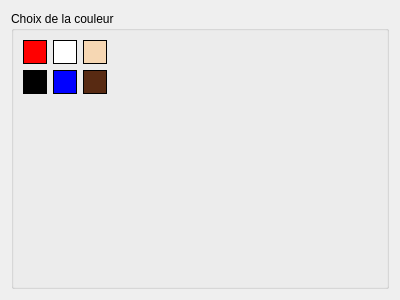
<?xml version="1.0" encoding="UTF-8"?>
<ui version="4.0">
 <class>CChooseColorDialog</class>
 <widget class="QDialog" name="CChooseColorDialog">
  <property name="geometry">
   <rect>
    <x>0</x>
    <y>0</y>
    <width>400</width>
    <height>300</height>
   </rect>
  </property>
  <property name="windowTitle">
   <string>Choix de la couleur</string>
  </property>
  <layout class="QVBoxLayout" name="verticalLayout">
   <item>
    <widget class="QGroupBox" name="groupBox">
     <property name="title">
      <string>Choix de la couleur</string>
     </property>
     <layout class="QGridLayout" name="gridLayout">
      <item row="1" column="0">
       <widget class="CColorLabel" name="lblBlack">
        <property name="sizePolicy">
         <sizepolicy hsizetype="Fixed" vsizetype="Fixed">
          <horstretch>0</horstretch>
          <verstretch>0</verstretch>
         </sizepolicy>
        </property>
        <property name="minimumSize">
         <size>
          <width>24</width>
          <height>24</height>
         </size>
        </property>
        <property name="maximumSize">
         <size>
          <width>24</width>
          <height>24</height>
         </size>
        </property>
        <property name="styleSheet">
         <string notr="true">border: 1px solid black;
background-color: black;
color: black;</string>
        </property>
        <property name="text">
         <string>0</string>
        </property>
       </widget>
      </item>
      <item row="0" column="3">
       <spacer name="horizontalSpacer">
        <property name="orientation">
         <enum>Qt::Horizontal</enum>
        </property>
        <property name="sizeHint" stdset="0">
         <size>
          <width>40</width>
          <height>20</height>
         </size>
        </property>
       </spacer>
      </item>
      <item row="0" column="0">
       <widget class="CColorLabel" name="lblRed">
        <property name="sizePolicy">
         <sizepolicy hsizetype="Fixed" vsizetype="Fixed">
          <horstretch>0</horstretch>
          <verstretch>0</verstretch>
         </sizepolicy>
        </property>
        <property name="minimumSize">
         <size>
          <width>24</width>
          <height>24</height>
         </size>
        </property>
        <property name="maximumSize">
         <size>
          <width>24</width>
          <height>24</height>
         </size>
        </property>
        <property name="styleSheet">
         <string notr="true">border: 1px solid black;
background-color: red;
color: red;</string>
        </property>
        <property name="text">
         <string>4</string>
        </property>
       </widget>
      </item>
      <item row="2" column="0">
       <spacer name="verticalSpacer">
        <property name="orientation">
         <enum>Qt::Vertical</enum>
        </property>
        <property name="sizeHint" stdset="0">
         <size>
          <width>20</width>
          <height>40</height>
         </size>
        </property>
       </spacer>
      </item>
      <item row="0" column="1">
       <widget class="CColorLabel" name="lblWhite">
        <property name="sizePolicy">
         <sizepolicy hsizetype="Fixed" vsizetype="Fixed">
          <horstretch>0</horstretch>
          <verstretch>0</verstretch>
         </sizepolicy>
        </property>
        <property name="minimumSize">
         <size>
          <width>24</width>
          <height>24</height>
         </size>
        </property>
        <property name="maximumSize">
         <size>
          <width>24</width>
          <height>24</height>
         </size>
        </property>
        <property name="styleSheet">
         <string notr="true">border: 1px solid black;
background-color: white;
color: white;
</string>
        </property>
        <property name="text">
         <string>15</string>
        </property>
       </widget>
      </item>
      <item row="1" column="1">
       <widget class="CColorLabel" name="lblBlue">
        <property name="sizePolicy">
         <sizepolicy hsizetype="Fixed" vsizetype="Fixed">
          <horstretch>0</horstretch>
          <verstretch>0</verstretch>
         </sizepolicy>
        </property>
        <property name="minimumSize">
         <size>
          <width>24</width>
          <height>24</height>
         </size>
        </property>
        <property name="maximumSize">
         <size>
          <width>24</width>
          <height>24</height>
         </size>
        </property>
        <property name="styleSheet">
         <string notr="true">border: 1px solid black;
background-color: blue;
color: blue;</string>
        </property>
        <property name="text">
         <string>1</string>
        </property>
       </widget>
      </item>
      <item row="0" column="2">
       <widget class="CColorLabel" name="lblPink">
        <property name="sizePolicy">
         <sizepolicy hsizetype="Fixed" vsizetype="Fixed">
          <horstretch>0</horstretch>
          <verstretch>0</verstretch>
         </sizepolicy>
        </property>
        <property name="minimumSize">
         <size>
          <width>24</width>
          <height>24</height>
         </size>
        </property>
        <property name="maximumSize">
         <size>
          <width>24</width>
          <height>24</height>
         </size>
        </property>
        <property name="styleSheet">
         <string notr="true">border: 1px solid black;
background-color: #F6D7B3;
color: #F6D7B3;
</string>
        </property>
        <property name="text">
         <string>78</string>
        </property>
       </widget>
      </item>
      <item row="1" column="2">
       <widget class="CColorLabel" name="lblBrown">
        <property name="sizePolicy">
         <sizepolicy hsizetype="Fixed" vsizetype="Fixed">
          <horstretch>0</horstretch>
          <verstretch>0</verstretch>
         </sizepolicy>
        </property>
        <property name="minimumSize">
         <size>
          <width>24</width>
          <height>24</height>
         </size>
        </property>
        <property name="maximumSize">
         <size>
          <width>24</width>
          <height>24</height>
         </size>
        </property>
        <property name="styleSheet">
         <string notr="true">border: 1px solid black;
background-color: #582A12;
color: #582A12;</string>
        </property>
        <property name="text">
         <string>70</string>
        </property>
       </widget>
      </item>
     </layout>
    </widget>
   </item>
  </layout>
 </widget>
 <customwidgets>
  <customwidget>
   <class>CColorLabel</class>
   <extends>QLabel</extends>
   <header>CColorLabel.h</header>
  </customwidget>
 </customwidgets>
 <resources/>
 <connections/>
</ui>
